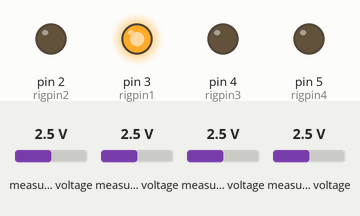
This sketch was run on a simulated Arduino Uno, built with avr-gcc and run on an emulated ATmega328P. Shown: output pins drawn as LEDs (lit = HIGH). The inputs (shaded band) are chosen by the test bench; at power-on: measured voltage 2.5 V. What the sketch prints to the serial monitor is not drawn.

Above: at 0.1 s.
At 5.1 s:
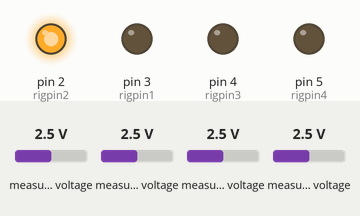
At 10.1 s:
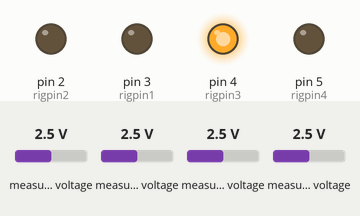
At 15.1 s:
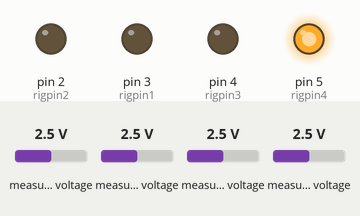
At 20.1 s:
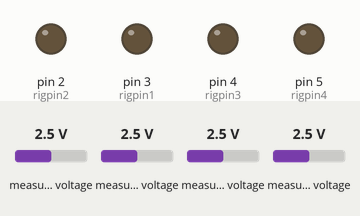
Timing chart, 0 to 21.6 s (numbered marks = the images above):
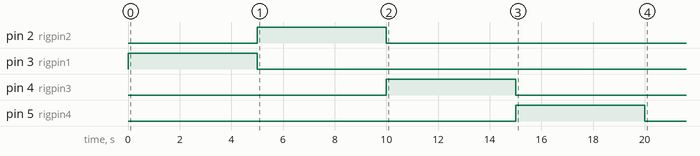

The sketch:

A-APES.ino
```cpp
#include <Time.h> // to keep track of the time
#include <TimeLib.h> // to keep track of the time
#include <Wire.h> // for the ADC
#include <Adafruit_ADS1015.h> // for the ADC
#include <millisDelay.h> // for measuring and venting control
#include <SoftwareSerial.h> // for XBEE communication

// pins that control the venting
const int rigpin1 = 3;
const int rigpin2 = 2;
const int rigpin3 = 4;
const int rigpin4 = 5;

// pins that control the xbee communication
const int xbdout = 11;
const int xbdin = 10;

// SETTINGS
const int ventfrequency1 = 5; // UNITS IN MINUTES: vent frequency
const int ventfrequency2 = 5; // UNITS IN MINUTES: vent frequency
const int ventfrequency3 = 10000; // UNITS IN MINUTES: vent frequency
const int ventfrequency4 = 10000; // UNITS IN MINUTES: vent frequency

const int measurementfrequency = 1; // UNITS IN MINUTES: measurement frequency
const unsigned long venttime = 7000; // UNITS IN MILLISECONDS: time each reactor vents to atmosphere
const unsigned long readinterval = 50; // UNITS IN MILLISECONDS
const int numintervals = 20; // pressure measurements will be averaged NUMINTERVALS times every READINTERVAL. It is important that numintervals < 100.

int counter;
unsigned long int pressures[4] = {0, 0, 0, 0};

SoftwareSerial xbee(xbdout, xbdin); // xbee(RX, TX) with Arduino RX -> XBee Dout, Arduino TX -> XBee Din
Adafruit_ADS1115 ads1115(0x48); // the default address of Adafruit ADC on the I2C interface

millisDelay ventingDelay1; // non-blocking delay for venting
millisDelay ventingDelay2; // non-blocking delay for venting
millisDelay ventingDelay3; // non-blocking delay for venting
millisDelay ventingDelay4; // non-blocking delay for venting

millisDelay measurementDelay; // non-blocking delay for measurements
millisDelay openDelay1; // non-blocking delay for venting the system to atmosphere
millisDelay openDelay2; // non-blocking delay for venting the system to atmosphere
millisDelay openDelay3; // non-blocking delay for venting the system to atmosphere
millisDelay openDelay4; // non-blocking delay for venting the system to atmosphere

millisDelay readDelay; // non-blocking delay for taking multiple readings

void setup() {
  ads1115.begin();  // initialize ads1115
  xbee.begin(9600); // initialize the xbee
  Serial.begin(9600); //  initialize a serial communication stream for debugging

  pinMode(rigpin1, OUTPUT); // vent when high
  pinMode(rigpin2, OUTPUT); // vent when high
  pinMode(rigpin3, OUTPUT); // vent when high
  pinMode(rigpin4, OUTPUT); // vent when high
  zeroRigs(); // vent the system at time = 0
  delay(1000);

  setTime(0, 0, 0, 1, 1, 2020); // set system time
  ventingDelay1.start((unsigned long) 1000 * 60 * ventfrequency1); //  input unit to function is milliseconds
  ventingDelay2.start((unsigned long) 1000 * 60 * ventfrequency2); //  input unit to function is milliseconds
  ventingDelay3.start((unsigned long) 1000 * 60 * ventfrequency3); //  input unit to function is milliseconds
  ventingDelay4.start((unsigned long) 1000 * 60 * ventfrequency4); //  input unit to function is milliseconds

  measurementDelay.start((unsigned long) 1000 * 60 * measurementfrequency); //  input unit to function is milliseconds
  Serial.println("System done initializing.");
  xbee.println("System done initializing.");
}


void loop() {
  // measure first
  if (measurementDelay.justFinished())
    {
      measurementDelay.repeat();
      readDelay.start(readinterval);
      for (counter=0; counter<numintervals; counter++)
      {
        while (true) // waste time
        {
          if (readDelay.justFinished())
          {
            break;
          }
        }
        pressures[0] += (unsigned long) ads1115.readADC_SingleEnded(0);
        pressures[1] += (unsigned long) ads1115.readADC_SingleEnded(1);
        pressures[2] += (unsigned long) ads1115.readADC_SingleEnded(2);
        pressures[3] += (unsigned long) ads1115.readADC_SingleEnded(3);
        readDelay.restart();
      }
      transmitMeasurements();
      // reset pressure measurements
      pressures[0] = 0;
      pressures[1] = 0;
      pressures[2] = 0;
      pressures[3] = 0;
    }

  // Vent sequentially
  if (ventingDelay1.justFinished())
    {
      ventingDelay1.repeat(); // restart timer
      openRigValve(rigpin1); // open valve
      openDelay1.start(venttime); //  restart timer
      while (true)
      {
        if (openDelay1.justFinished())
        {
          break;
        }
      }
      closeRigValve(rigpin1);
      xbee.println("VENTED-R1");
      Serial.println("VENTED-R1");
    }

  if (ventingDelay2.justFinished())
  {
    ventingDelay2.repeat(); // restart timer
    openRigValve(rigpin2); // open valve
    openDelay2.start(venttime); //  restart timer
    while (true)
    {
      if (openDelay2.justFinished())
      {
        break;
      }
    }
    closeRigValve(rigpin2);
    xbee.println("VENTED-R2");
    Serial.println("VENTED-R2");
  }

  if (ventingDelay3.justFinished())
  {
    ventingDelay3.repeat(); // restart timer
    openRigValve(rigpin3); // open valve
    openDelay3.start(venttime); //  restart timer
    while (true)
    {
      if (openDelay3.justFinished())
      {
        break;
      }
    }
    closeRigValve(rigpin3);
    xbee.println("VENTED-R3");
    Serial.println("VENTED-R3");
  }

  if (ventingDelay4.justFinished())
  {
    ventingDelay4.repeat(); // restart timer
    openRigValve(rigpin4); // open valve
    openDelay4.start(venttime); //  restart timer
    while (true)
    {
      if (openDelay4.justFinished())
      {
        break;
      }
    }
    closeRigValve(rigpin4);
    xbee.println("VENTED-R4");
    Serial.println("VENTED-R4");
  }
}


void transmitMeasurements() {
  time_t t = now();
  int rig1, rig2, rig3, rig4;
  rig1 = (float) pressures[0] / (float) numintervals;
  rig2 = (float) pressures[1] / (float) numintervals;
  rig3 = (float) pressures[2] / (float) numintervals;
  rig4 = (float) pressures[3] / (float) numintervals;

  // Debug print the readings to the serial
  Serial.print("T=");
  Serial.print(day(t));
  Serial.print(",");
  Serial.print(hour(t));
  Serial.print(",");
  Serial.print(minute(t));
  Serial.print("#");
  Serial.print("R1=");
  Serial.print(rig1);
  Serial.print("#");
  Serial.print("R2=");
  Serial.print(rig2);
  Serial.print("#");
  Serial.print("R3=");
  Serial.print(rig3);
  Serial.print("#");
  Serial.print("R4=");
  Serial.println(rig4);

  // Send measurements
  xbee.print(day(t)); // assume will run for less than a week
  xbee.print(",");
  xbee.print(hour(t));
  xbee.print(",");
  xbee.print(minute(t));
  xbee.print("#");
  xbee.print(rig1);
  xbee.print("#");
  xbee.print(rig2);
  xbee.print("#");
  xbee.print(rig3);
  xbee.print("#");
  xbee.println(rig4);
}

void openRigValve(int rigpin) {
  digitalWrite(rigpin, HIGH);
}

void closeRigValve(int rigpin) {
  digitalWrite(rigpin, LOW);
}

void zeroRigs() {
  openRigValve(rigpin1);
  delay(5000); //  the use of delay is okay here because this block of code is used before the timing library is initialized.
  closeRigValve(rigpin1);
  openRigValve(rigpin2);
  delay(5000);
  closeRigValve(rigpin2);
  openRigValve(rigpin3);
  delay(5000);
  closeRigValve(rigpin3);
  openRigValve(rigpin4);
  delay(5000);
  closeRigValve(rigpin4);
}
```
